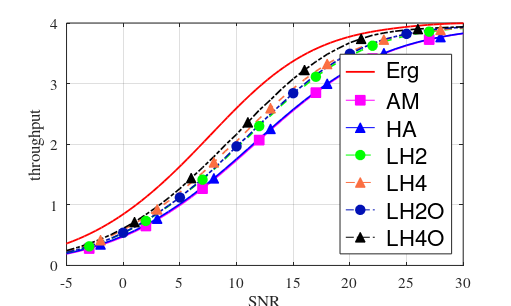

This figure's MATLAB source:
clc;
clear;
%clf;
colour_peach = [251 111 66] ./ 255;
colour_darkblue = [1 17 181] ./ 255;
figure(1)

load Er_MI_16QAM.mat

plot(SNR,Er_MI_16QAM_fading,'r','linewidth',1.3)

hold on 
plot(10,10,'-sm','markerfacecolor','m','MarkerSize',7)
plot(10,10,'-^b','markerfacecolor','b','MarkerSize',7)
plot(10,10,'--og','markerfacecolor','g','MarkerSize',7)
plot(10,10,'--^','Color',colour_peach,'MarkerEdgeColor',colour_peach,'markerfacecolor',colour_peach,'MarkerSize',7)
plot(10,10,'-.o','Color',colour_darkblue,'MarkerEdgeColor',colour_darkblue,'markerfacecolor',colour_darkblue,'MarkerSize',7)
plot(10,10,'-.^k','markerfacecolor','k','MarkerSize',7)
hold on

% corrected L-HARQ, problem of renewal-reward K=2
load LHARQ_translated_AMC_policy_16QAM_K_2_Perfect_Decoding_continuous_R_dop_0.1_rho_0.8_V_LHARQ_Correct_Part1.mat

%L-HARQ throughput with AMC_policy
throughput_lharq_delta_1_K_2=throughput_lharq_delta(1,(1:18));
%L-HARQ throughput with optimal delta
throughput_lharq_K_2=throughput_lharq(1,(1:18));

load LHARQ_translated_AMC_policy_16QAM_K_2_Perfect_Decoding_continuous_R_dop_0.1_rho_0.8_V_LHARQ_Correct_Part2.mat

throughput_lharq_delta_1_K_2=[throughput_lharq_delta_1_K_2 throughput_lharq_delta(1,(19:end))];
throughput_lharq_K_2=[throughput_lharq_K_2 throughput_lharq(1,(19:end))];
%

% corrected L-HARQ, problem of renewal-reward K=4
load LHARQ_translated_AMC_policy_16QAM_K_4_Perfect_Decoding_continuous_R_dop_0.1_rho_0.8_V_LHARQ_Correct_Part1.mat

%L-HARQ throughput with AMC_policy
throughput_lharq_delta_1_K_4=throughput_lharq_delta(1,(1:18));
%L-HARQ throughput with optimal delta
throughput_lharq_K_4=throughput_lharq(1,(1:18));

load LHARQ_translated_AMC_policy_16QAM_K_4_Perfect_Decoding_continuous_R_dop_0.1_rho_0.8_V_LHARQ_Correct_Part2.mat

throughput_lharq_delta_1_K_4=[throughput_lharq_delta_1_K_4 throughput_lharq_delta(1,(19:end))];
throughput_lharq_K_4=[throughput_lharq_K_4 throughput_lharq(1,(19:end))];
%


load LHARQ_AMC_policy_16QAM_Perfect_Decoding_continuous_R_dop_0.1_rho_0.8_V_leger.mat

plot(SNRdB,throughput_harq(1,:),'-m','linewidth',1.2)
amrk1=throughput_harq(1,(3:5:end-2));

plot(SNRdB,throughput_harq(4,:),'-b','linewidth',1.2)
amrk2=throughput_harq(4,(4:5:end-2));


plot(SNRdB(3:5:end-2),amrk1,'sm','markerfacecolor','m','MarkerSize',7)

plot(SNRdB(4:5:end-2),amrk2,'^b','markerfacecolor','b','MarkerSize',7)

%%

plot(SNRdB,throughput_lharq_delta_1_K_2,'--g','linewidth',1.2)
amrk1=throughput_lharq_delta_1_K_2(3:5:end-2);

plot(SNRdB,throughput_lharq_delta_1_K_4,'--','Color',colour_peach,'linewidth',1.2)
amrk2=throughput_lharq_delta_1_K_4(4:5:end-2);


%load LHARQ_translated_AMC_policy_16QAM_Perfect_Decoding_continuous_R_dop_0.1rho_0.8_V_leger.mat

plot(SNRdB,throughput_lharq_K_2,'-.','Color',colour_darkblue,'linewidth',1.2)
amrk11=throughput_lharq_K_2(6:5:end-2);

plot(SNRdB,throughput_lharq_K_4,'-.k','linewidth',1.2)
amrk22=throughput_lharq_K_4(7:5:end-2);

plot(SNRdB(3:5:end-2),amrk1,'og','markerfacecolor','g','MarkerSize',7)

plot(SNRdB(4:5:end-2),amrk2,'^','MarkerEdgeColor',colour_peach,'markerfacecolor',colour_peach,'MarkerSize',7)

plot(SNRdB(6:5:end-2),amrk11,'o','MarkerEdgeColor',colour_darkblue,'markerfacecolor',colour_darkblue,'MarkerSize',7)

plot(SNRdB(7:5:end-2),amrk22,'^k','markerfacecolor','k','MarkerSize',7)




xlabel('SNR')
ylabel('throughput')

grid

legend(' Erg',' AM',' HA',' LH2',' LH4',' LH2O',' LH4O','Location','SouthEast')
axis([-5 30 0 4])

set(gca,'fontsize',11)
ll=legend;
set(ll,'FontSize',16);
%set(gcf,'PaperPositionMode','manual');

set(gcf,'PaperUnits','centimeters');
lar=512;
lon=2*lar/(1.1+sqrt(5));
set(gcf,'Position',[384 874 lar lon]);
set(gcf,'PaperPosition',[1.19 16 1.19 16]);
set(gca,'fontName','Times')
set(gcf,'PaperPositionMode','auto');




name_figure = 'LHARQ_rho80';
print('-depsc','-r300',name_figure)

